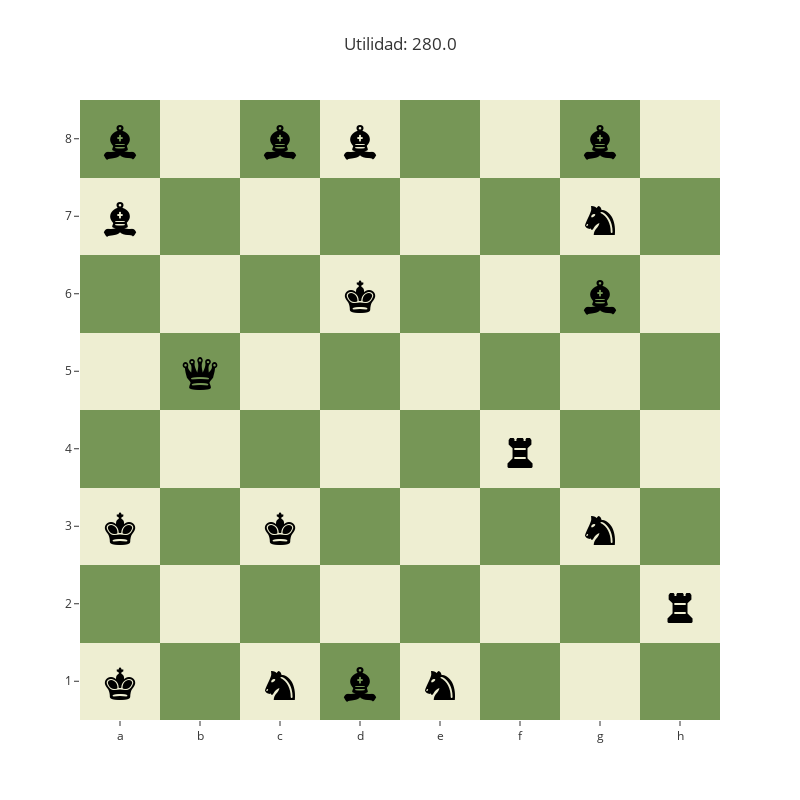

Notebook code for this chart:
### Code cell
# Crear el tablero de ajedrez
tablero = numpy.zeros((8, 8), dtype=int)
tablero[1::2, ::2] = 1
tablero[::2, 1::2] = 1


# Crear la figura del tablero usando Heatmap
fig = go.Figure()

fig.add_trace(
    go.Heatmap(
        z=tablero,
        colorscale=["#eeeed2", "#769656"],
        showscale=False,
        x=COLUMNAS,
        y=list(map(str, FILAS)),
        hoverinfo="none",
    )
)

for casilla, pieza in TABLERO.items():
    x = COLUMNAS.index(casilla[0])
    y = 7 - FILAS.index(int(casilla[1]))
    fig.add_annotation(x=x, y=y, text=PIEZAS_ICONOS[pieza], showarrow=False, font_size=50, font_color="black")


fig.update_layout(coloraxis_showscale=False)
fig.update_layout(height=800, width=800, title_text=f"Utilidad: {model.objVal}", template="ggplot2")
fig.show()

### Figure 1 — Plotly figure (JSON) as saved in the notebook; plotly's stock layout.template omitted (floating-point values rounded to 4 significant figures)
{"data": [{"colorscale": [[0, "#eeeed2"], [1, "#769656"]], "hoverinfo": "none", "showscale": false, "type": "heatmap", "x": ["a", "b", "c", "d", "e", "f", "g", "h"], "y": ["1", "2", "3", "4", "5", "6", "7", "8"], "z": [[0, 1, 0, 1, 0, 1, 0, 1], [1, 0, 1, 0, 1, 0, 1, 0], [0, 1, 0, 1, 0, 1, 0, 1], [1, 0, 1, 0, 1, 0, 1, 0], [0, 1, 0, 1, 0, 1, 0, 1], [1, 0, 1, 0, 1, 0, 1, 0], [0, 1, 0, 1, 0, 1, 0, 1], [1, 0, 1, 0, 1, 0, 1, 0]]}], "layout": {"annotations": [{"font": {"color": "black", "size": 50}, "showarrow": false, "text": "♚", "x": 0, "y": 2}, {"font": {"color": "black", "size": 50}, "showarrow": false, "text": "♚", "x": 0, "y": 0}, {"font": {"color": "black", "size": 50}, "showarrow": false, "text": "♚", "x": 2, "y": 2}, {"font": {"color": "black", "size": 50}, "showarrow": false, "text": "♚", "x": 3, "y": 5}, {"font": {"color": "black", "size": 50}, "showarrow": false, "text": "♜", "x": 5, "y": 3}, {"font": {"color": "black", "size": 50}, "showarrow": false, "text": "♜", "x": 7, "y": 1}, {"font": {"color": "black", "size": 50}, "showarrow": false, "text": "♛", "x": 1, "y": 4}, {"font": {"color": "black", "size": 50}, "showarrow": false, "text": "♞", "x": 2, "y": 0}, {"font": {"color": "black", "size": 50}, "showarrow": false, "text": "♞", "x": 4, "y": 0}, {"font": {"color": "black", "size": 50}, "showarrow": false, "text": "♞", "x": 6, "y": 6}, {"font": {"color": "black", "size": 50}, "showarrow": false, "text": "♞", "x": 6, "y": 2}, {"font": {"color": "black", "size": 50}, "showarrow": false, "text": "♝", "x": 0, "y": 7}, {"font": {"color": "black", "size": 50}, "showarrow": false, "text": "♝", "x": 0, "y": 6}, {"font": {"color": "black", "size": 50}, "showarrow": false, "text": "♝", "x": 2, "y": 7}, {"font": {"color": "black", "size": 50}, "showarrow": false, "text": "♝", "x": 3, "y": 7}, {"font": {"color": "black", "size": 50}, "showarrow": false, "text": "♝", "x": 3, "y": 0}, {"font": {"color": "black", "size": 50}, "showarrow": false, "text": "♝", "x": 6, "y": 7}, {"font": {"color": "black", "size": 50}, "showarrow": false, "text": "♝", "x": 6, "y": 5}], "coloraxis": {"showscale": false}, "height": 800, "title": {"text": "Utilidad: 280.0"}, "width": 800}}
